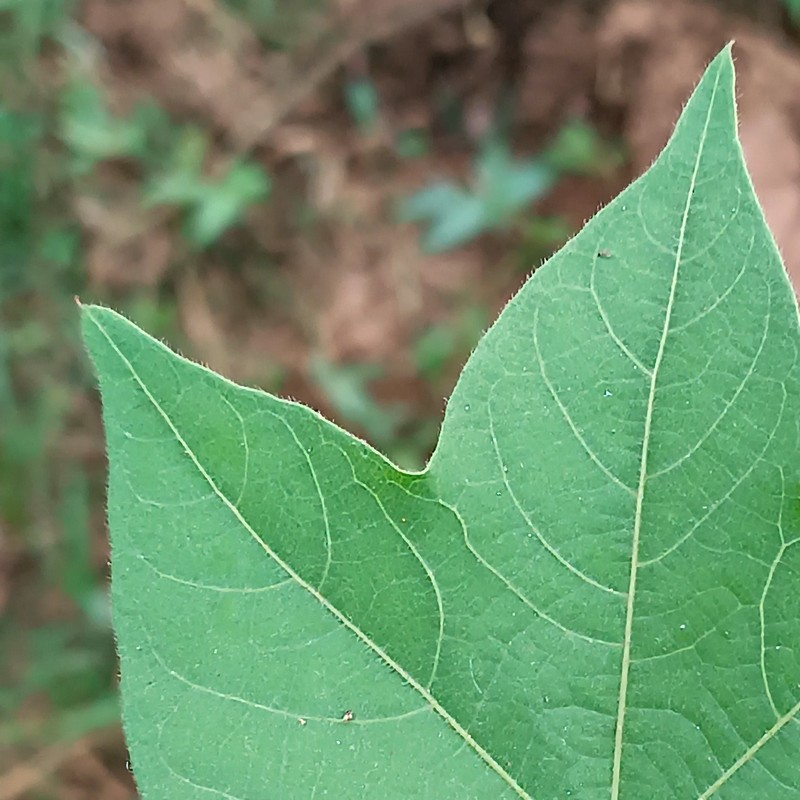
#> input picture backend/uploads/anonymous_20260128_174903_photo.jpg, 800 x 800 px
$ python -i preprocess.py   (imports and definitions only)
#> lines starting #> are read from the running program, lines starting #| are printed output that depends on the picture; after the words box and inside, x2 and y2 are one past the last pixel; in counts of white or black regions, pixels touching at a corner belong together
import cv2
import numpy as np

# [111 lines left out: functions preprocess_image, auto_white_balance, adjust_brightness_contrast, not called in this run]

def remove_background(img: np.ndarray) -> np.ndarray:
    """
    Remove background to focus on plant/leaf

    Args:
        img: Input image in RGB format

    Returns:
        Image with background removed
    """

    hsv = cv2.cvtColor(img, cv2.COLOR_RGB2HSV)
#> hsv: shape (800, 800, 3); mean H, S, V 49.3, 92.4, 151.9


    lower_green = np.array([25, 40, 40])
    upper_green = np.array([90, 255, 255])


    mask = cv2.inRange(hsv, lower_green, upper_green)
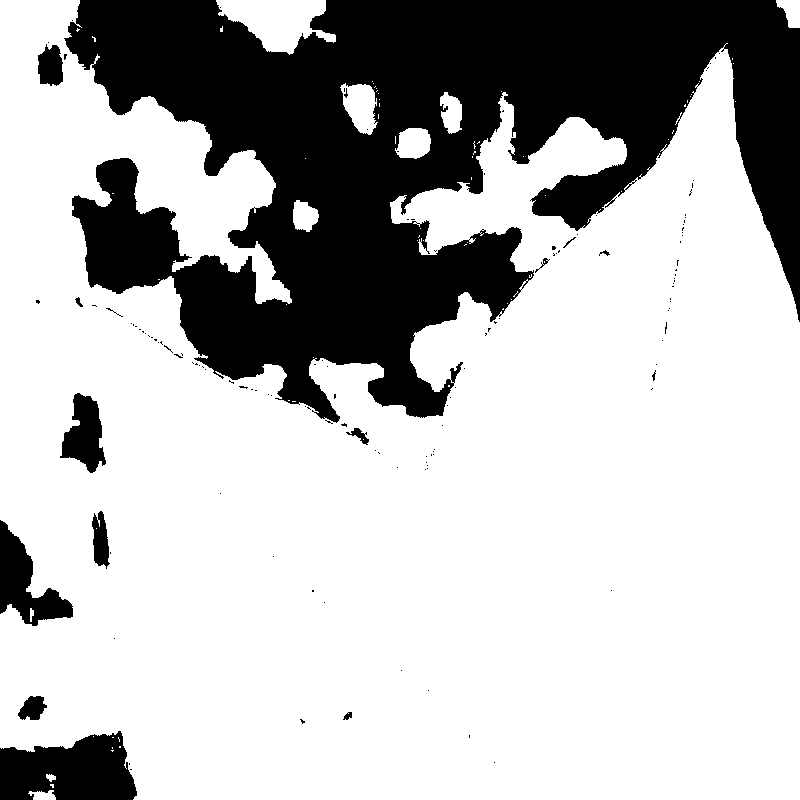
#> mask: shape (800, 800); 72.3% white; 135 black regions (120 under 20 px), largest, box (x1, y1, x2, y2) and area: (64, 0, 800, 423) 161985, (0, 731, 137, 800) 7101, (0, 520, 73, 626) 3359


    kernel = np.ones((5, 5), np.uint8)
    mask = cv2.morphologyEx(mask, cv2.MORPH_CLOSE, kernel)
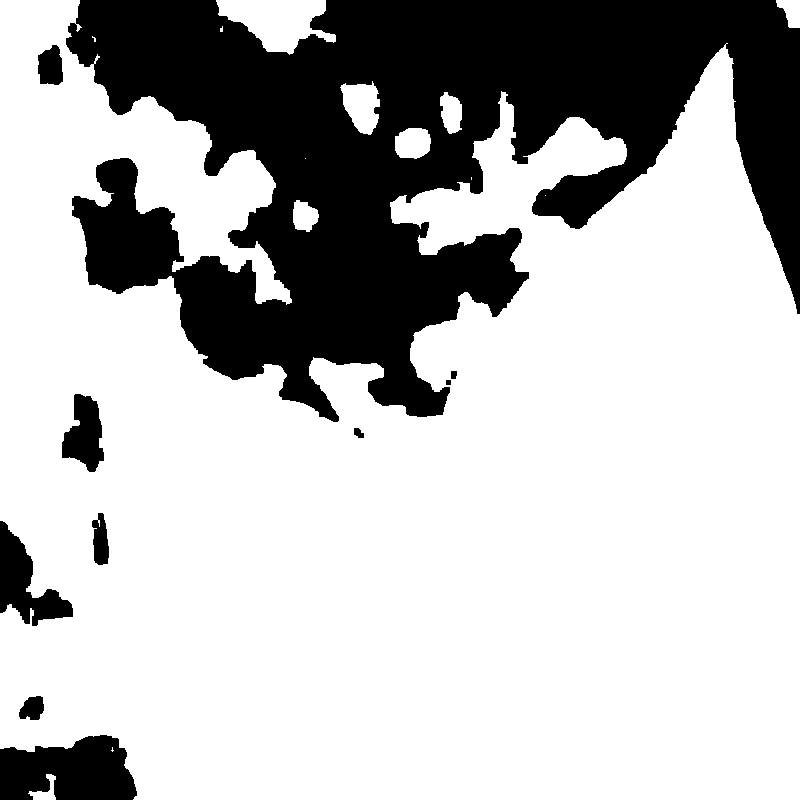
#> mask: shape (800, 800); 72.7% white; 10 black regions, largest, box (x1, y1, x2, y2) and area: (66, 0, 800, 422) 160399, (0, 735, 137, 800) 6935, (0, 521, 73, 626) 3341
    mask = cv2.morphologyEx(mask, cv2.MORPH_OPEN, kernel)
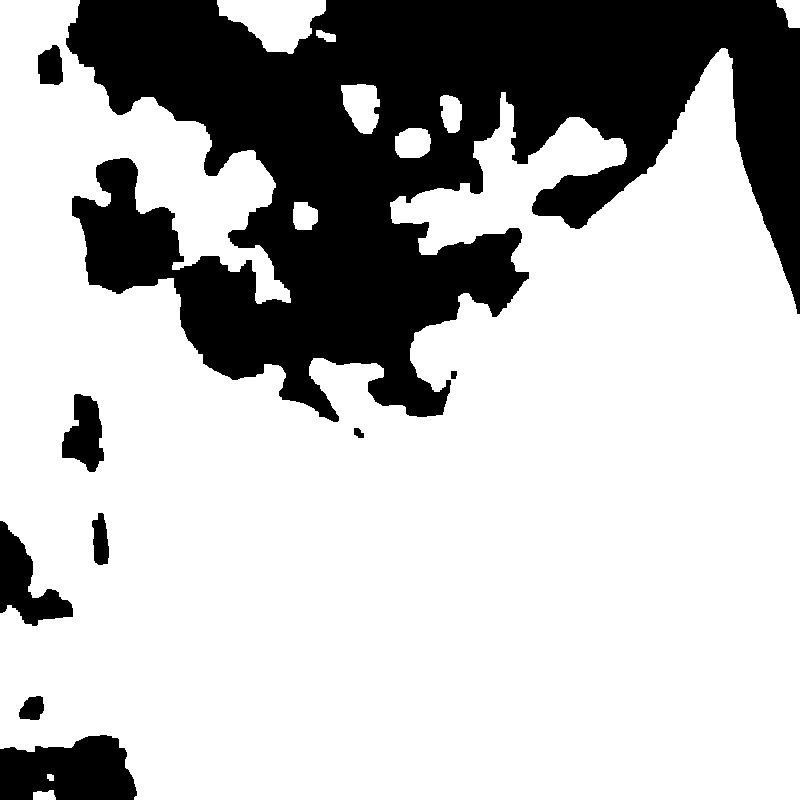
#> mask: shape (800, 800); 72.6% white; 9 black regions, largest, box (x1, y1, x2, y2) and area: (66, 0, 800, 422) 160813, (0, 735, 137, 800) 7015, (0, 521, 73, 626) 3396


    result = cv2.bitwise_and(img, img, mask=mask)
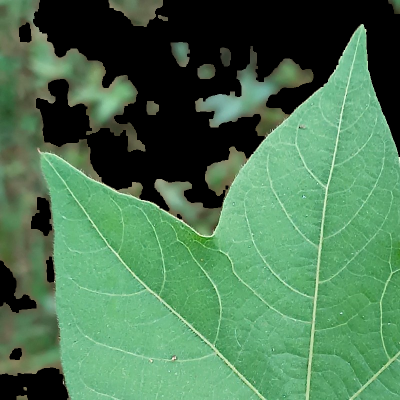
#> result: shape (800, 800, 3) (shown at 1/2 size); mean R, G, B 75.2, 118.4, 82.8


    background = np.ones_like(img) * 255
    background[mask > 0] = result[mask > 0]
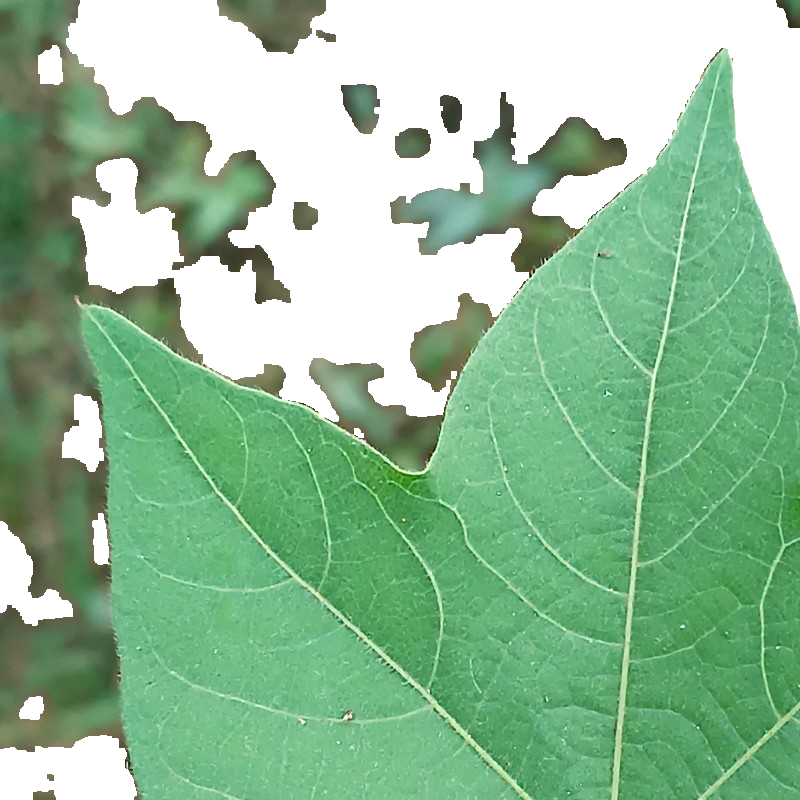
#> background: shape (800, 800, 3); mean R, G, B 145.1, 188.3, 152.7

    return background

# [46 lines left out: functions augment_image, preprocess_for_severity, not called in this run]

>>> import cv2
>>> picture = cv2.cvtColor(cv2.imread('../uploads/anonymous_20260128_174903_photo.jpg'), cv2.COLOR_BGR2RGB)
>>> result = remove_background(picture)

$ run again, on backend/uploads/anonymous_20260128_181046_photo.jpg
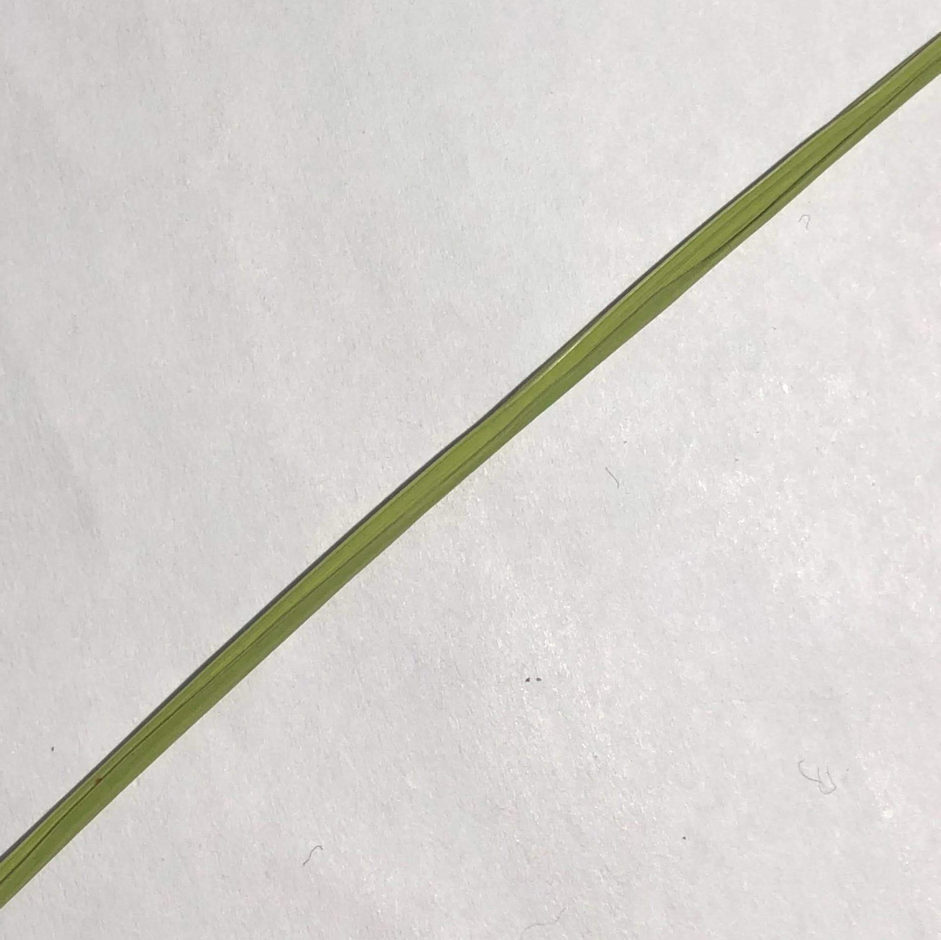
#> input picture backend/uploads/anonymous_20260128_181046_photo.jpg, 1881 x 1880 px (shown at 1/2 size)
#> hsv: shape (1880, 1881, 3); mean H, S, V 14, 11, 214.4
#> in remove_background, `mask = cv2.inRange(hsv, lower_green, upper_green)`:
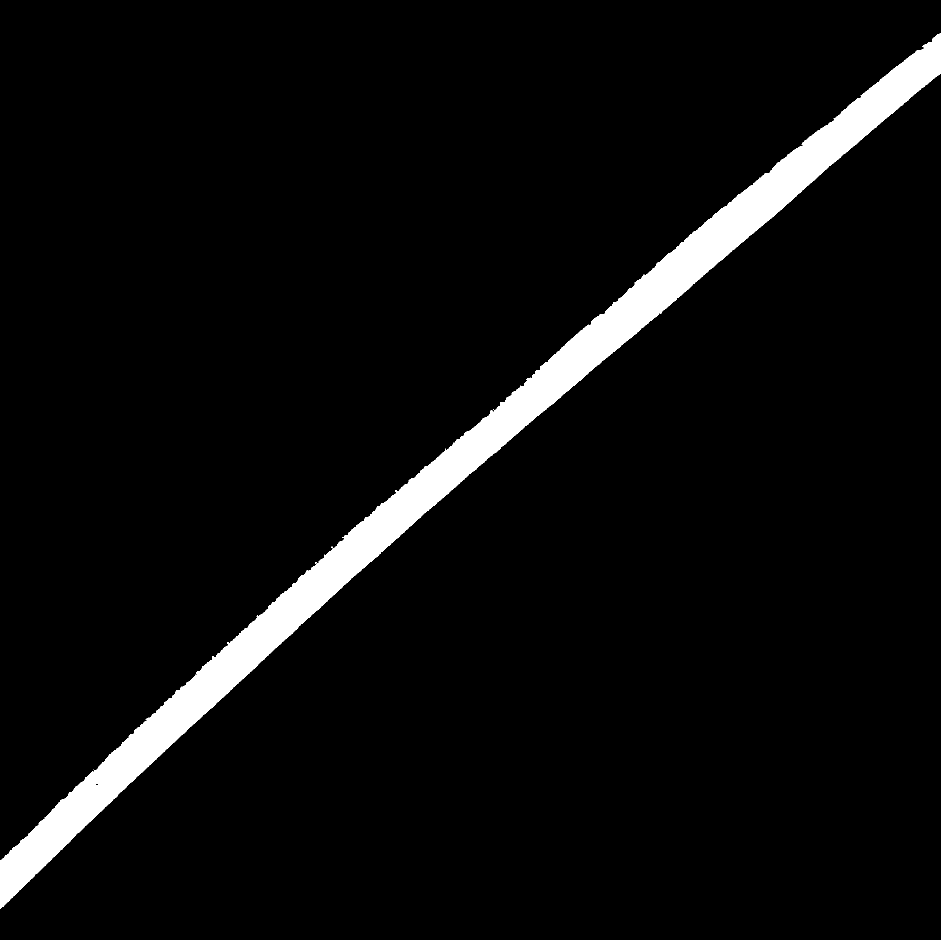
#> mask: shape (1880, 1881) (shown at 1/2 size); 5% white; 5 white regions (4 under 20 px), largest, box (x1, y1, x2, y2) and area: (0, 67, 1881, 1817) 177955
#> in remove_background, `background[mask > 0] = result[mask > 0]`:
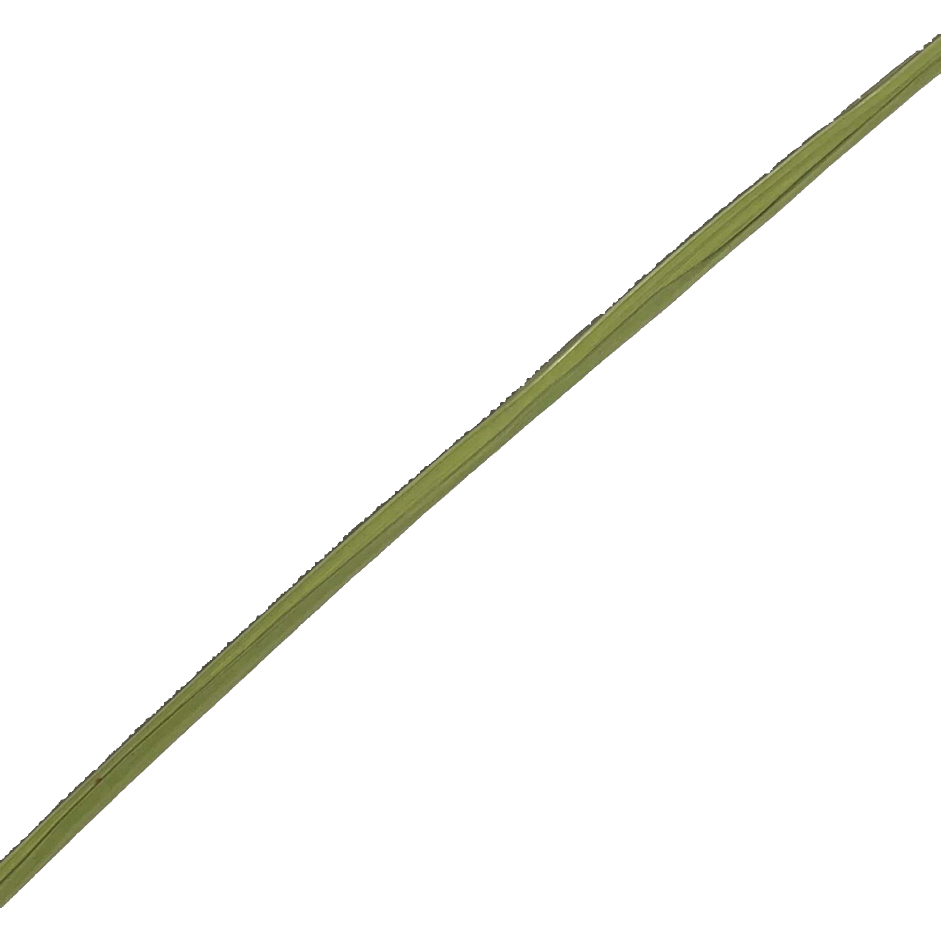
#> background: shape (1880, 1881, 3) (shown at 1/2 size); mean R, G, B 248.3, 248.6, 245.9

$ run again, on backend/uploads/anonymous_20260128_181347_photo.jpg
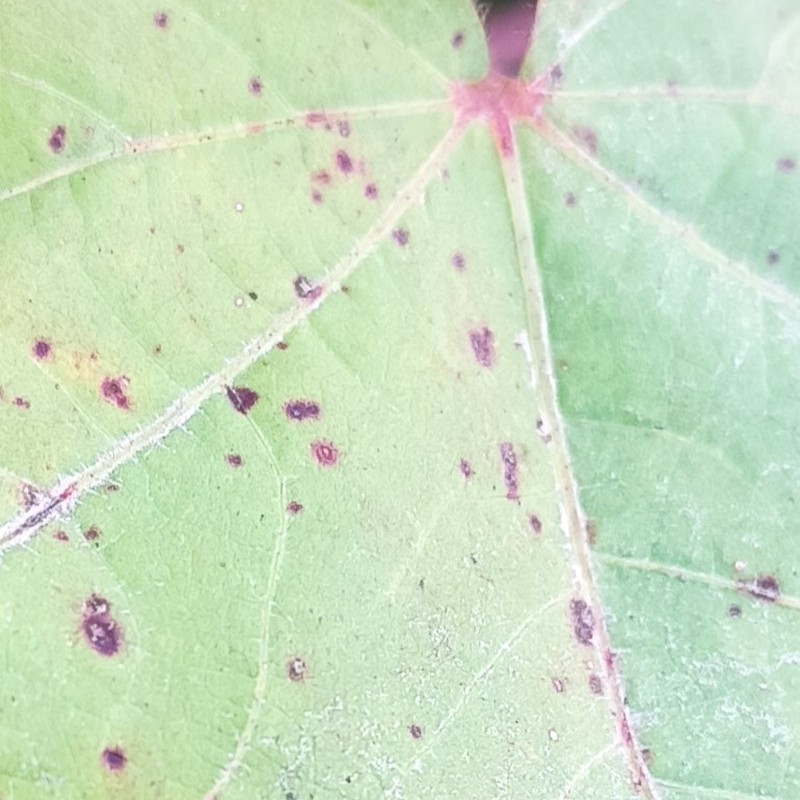
#> input picture backend/uploads/anonymous_20260128_181347_photo.jpg, 800 x 800 px
#> hsv: shape (800, 800, 3); mean H, S, V 57.3, 38.8, 227
#> in remove_background, `mask = cv2.inRange(hsv, lower_green, upper_green)`:
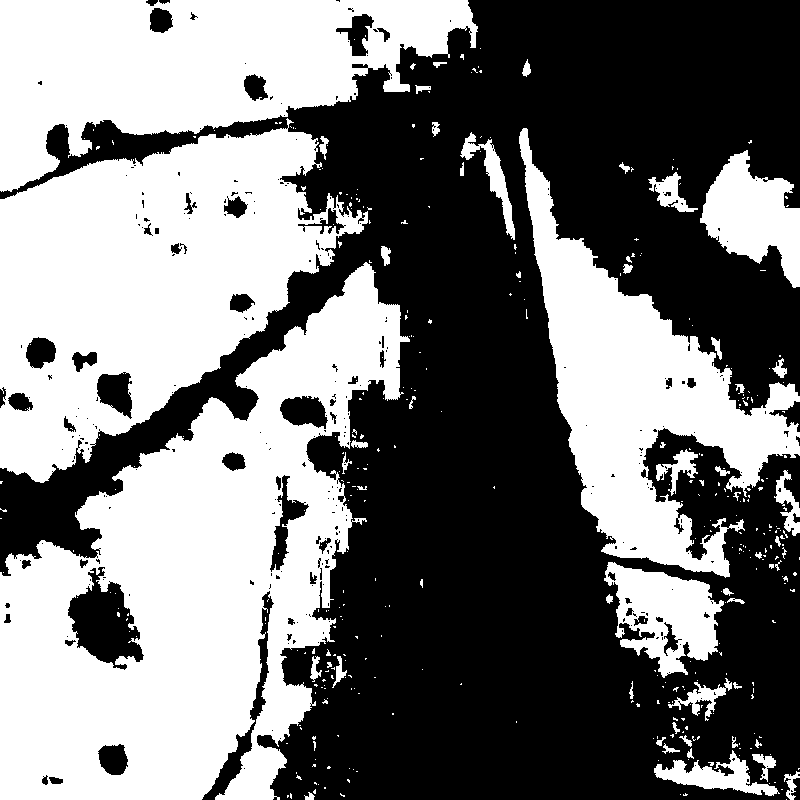
#> mask: shape (800, 800); 47.2% white; 388 white regions (330 under 20 px), largest, box (x1, y1, x2, y2) and area: (0, 262, 410, 800) 108055, (0, 118, 368, 483) 73634, (0, 0, 478, 192) 51866
#> in remove_background, `background[mask > 0] = result[mask > 0]`:
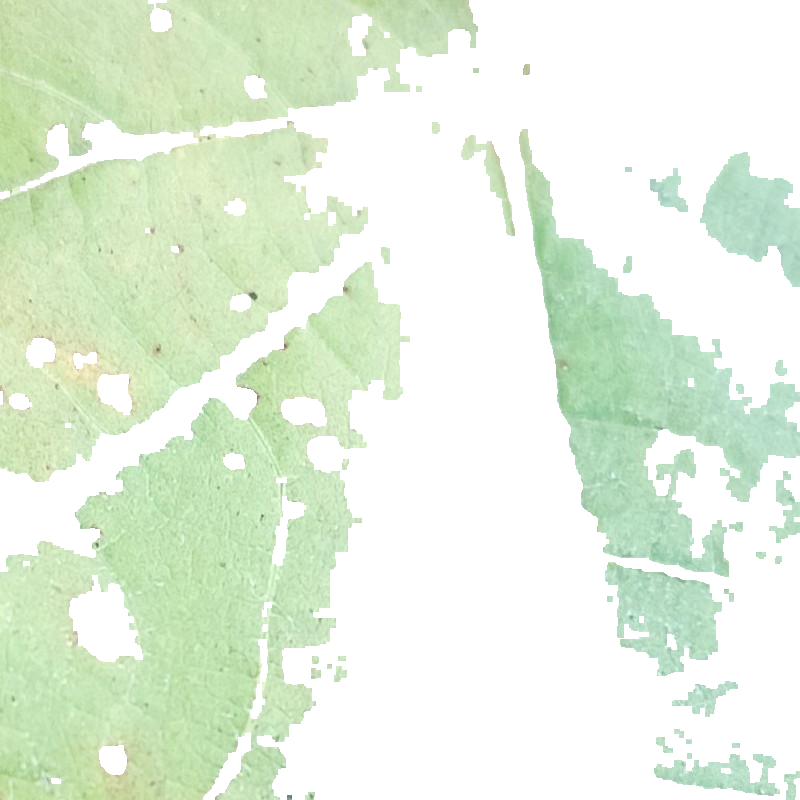
#> background: shape (800, 800, 3); mean R, G, B 227.7, 241.1, 221.6
